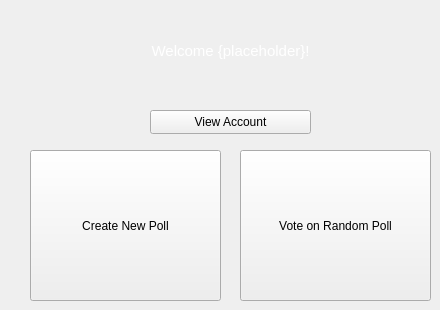
    <widget class="QWidget" name="main">
     <widget class="QPushButton" name="create_poll">
      <property name="geometry">
       <rect>
        <x>30</x>
        <y>150</y>
        <width>191</width>
        <height>151</height>
       </rect>
      </property>
      <property name="cursor">
       <cursorShape>PointingHandCursor</cursorShape>
      </property>
      <property name="focusPolicy">
       <enum>Qt::TabFocus</enum>
      </property>
      <property name="styleSheet">
       <string notr="true">font: 350 13pt &quot;Bahnschrift SemiLight&quot;;</string>
      </property>
      <property name="text">
       <string>Create New Poll</string>
      </property>
     </widget>
     <widget class="QPushButton" name="view_poll">
      <property name="geometry">
       <rect>
        <x>240</x>
        <y>150</y>
        <width>191</width>
        <height>151</height>
       </rect>
      </property>
      <property name="cursor">
       <cursorShape>PointingHandCursor</cursorShape>
      </property>
      <property name="focusPolicy">
       <enum>Qt::TabFocus</enum>
      </property>
      <property name="styleSheet">
       <string notr="true">font: 350 13pt &quot;Bahnschrift SemiLight&quot;;</string>
      </property>
      <property name="text">
       <string>Vote on Random Poll</string>
      </property>
     </widget>
     <widget class="QPushButton" name="view_account">
      <property name="geometry">
       <rect>
        <x>150</x>
        <y>110</y>
        <width>161</width>
        <height>24</height>
       </rect>
      </property>
      <property name="cursor">
       <cursorShape>PointingHandCursor</cursorShape>
      </property>
      <property name="focusPolicy">
       <enum>Qt::TabFocus</enum>
      </property>
      <property name="styleSheet">
       <string notr="true">font: 350 10pt &quot;Bahnschrift SemiLight&quot;;</string>
      </property>
      <property name="text">
       <string>View Account</string>
      </property>
     </widget>
     <widget class="QLabel" name="welcomemsg">
      <property name="geometry">
       <rect>
        <x>110</x>
        <y>20</y>
        <width>241</width>
        <height>61</height>
       </rect>
      </property>
      <property name="font">
       <font>
        <pointsize>11</pointsize>
       </font>
      </property>
      <property name="styleSheet">
       <string notr="true">color: white;</string>
      </property>
      <property name="text">
       <string>Welcome {placeholder}!</string>
      </property>
      <property name="alignment">
       <set>Qt::AlignCenter</set>
      </property>
     </widget>
    </widget>
